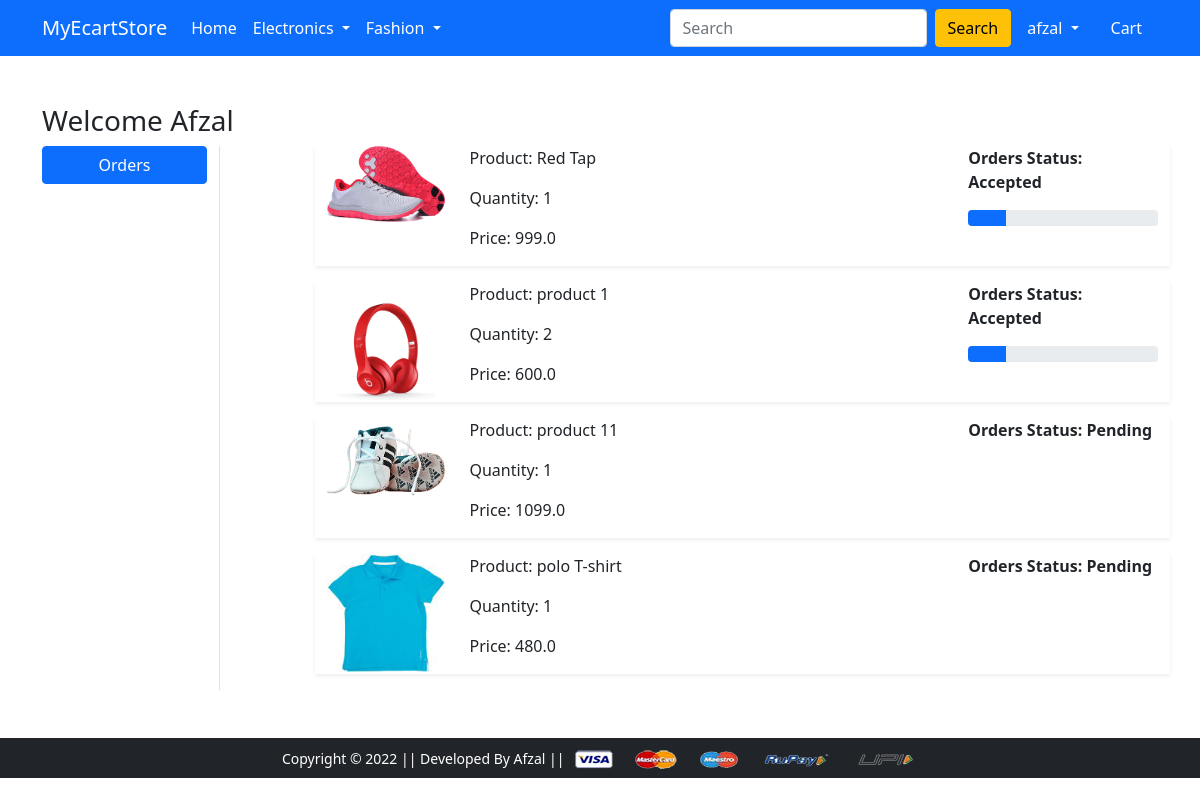
/orders/ (signed in), run on an earlier commit of the app's database.
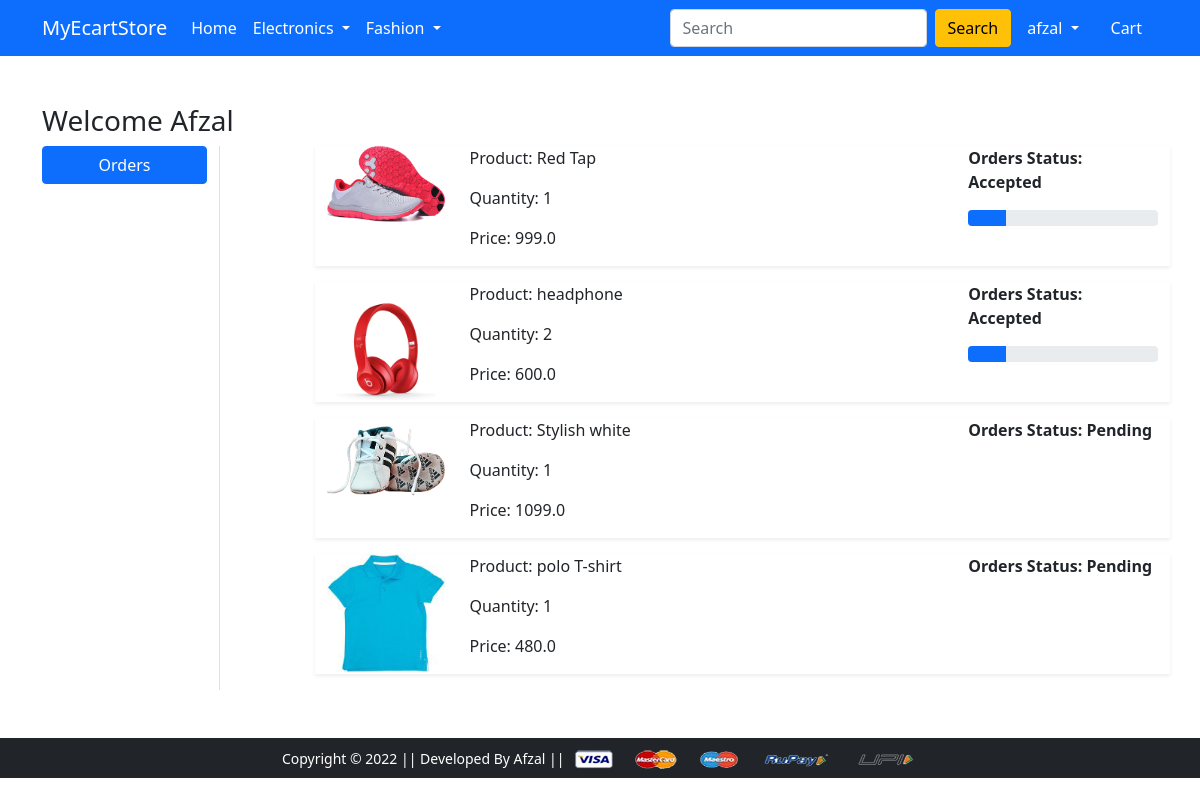
And on a later commit of the database.
### app/models.py (models this page shows, shortened)
class PlacedOrder(models.Model):
    user = models.ForeignKey(User, on_delete=models.CASCADE)
    costumer = models.ForeignKey(Costumer, on_delete=models.CASCADE)
    product = models.ForeignKey(Product, on_delete=models.CASCADE)
    quantity = models.PositiveIntegerField(default=1)
    order_date = models.DateTimeField(auto_now_add=True)
    status = models.CharField(max_length=50, choices=STATUS_CHOICES, default='Pending')
    @property
    def total_cost(self):
        return self.quantity * self.product.discounted_price

class Product(models.Model):
    title = models.CharField(max_length=100)
    selling_price = models.FloatField()
    discounted_price = models.FloatField()
    description = models.TextField()
    brand = models.CharField(max_length=100)
    category = models.CharField(choices=CATEGORY_CHOICES, max_length=50)
    product_img = models.ImageField(upload_to='product_image')

### app/views.py (the view)
# urls.py: path('orders/', views.orders, name='orders'),
@login_required
def orders(request):
    op = PlacedOrder.objects.filter(user=request.user)
    return render(request, 'app/orders.html', {'orderplaced':op})

### app/templates/app/orders.html (shortened to what this page needs)
{% extends 'app/base.html' %} {% load static %}  {% block main-content %}
<div class="container my-5">
  <div class="row">
    <h3>Welcome <span class="text-capitalize">{{request.user }}</span></h3>
    <div class="col-sm-2 border-end">
      <ul class="list-unstyled">
        <li class="d-grid">
          <a href="{% url 'orders' %}" class="btn btn-primary">Orders</a>
        </li>
      </ul>
    </div>
    <div class="col-sm-9 offset-sm-1">
      {% for item in orderplaced %}
      <div class="row shadow-sm mb-3">
        <div class="col-sm-2">
          <img
            src="{{item.product.product_img.url}}"
            class="img-fluid"
            height="150"
            width="150"
            alt=""
          />
        </div>
        <div class="col-sm-7">
          <p>Product: {{item.product.title}}</p>
          <p>Quantity: {{item.quantity}}</p>
          <p>Price: {{item.total_cost}}</p>
        </div>
        <div class="col-sm-3 fw-bold">
            <p>Orders Status: {{item.status}}</p>
            {% if item.status == 'Accepted' %}
            <div class="progress">
                <div class="progress-bar" role="progressbar" style="width: 20%;" aria-valuenow="20" aria-valuemin="0" aria-valuemax="100"></div>
            </div>
            {% endif %}
        </div>
      </div>
      {% endfor %}
    </div>
  </div>
</div>
{% endblock main-content %}

What changed in the data, as far as the page shows it:
changed through a linked row, PlacedOrder: product "product 1" → "headphone"
changed through a linked row, PlacedOrder: product "product 11" → "Stylish white"
